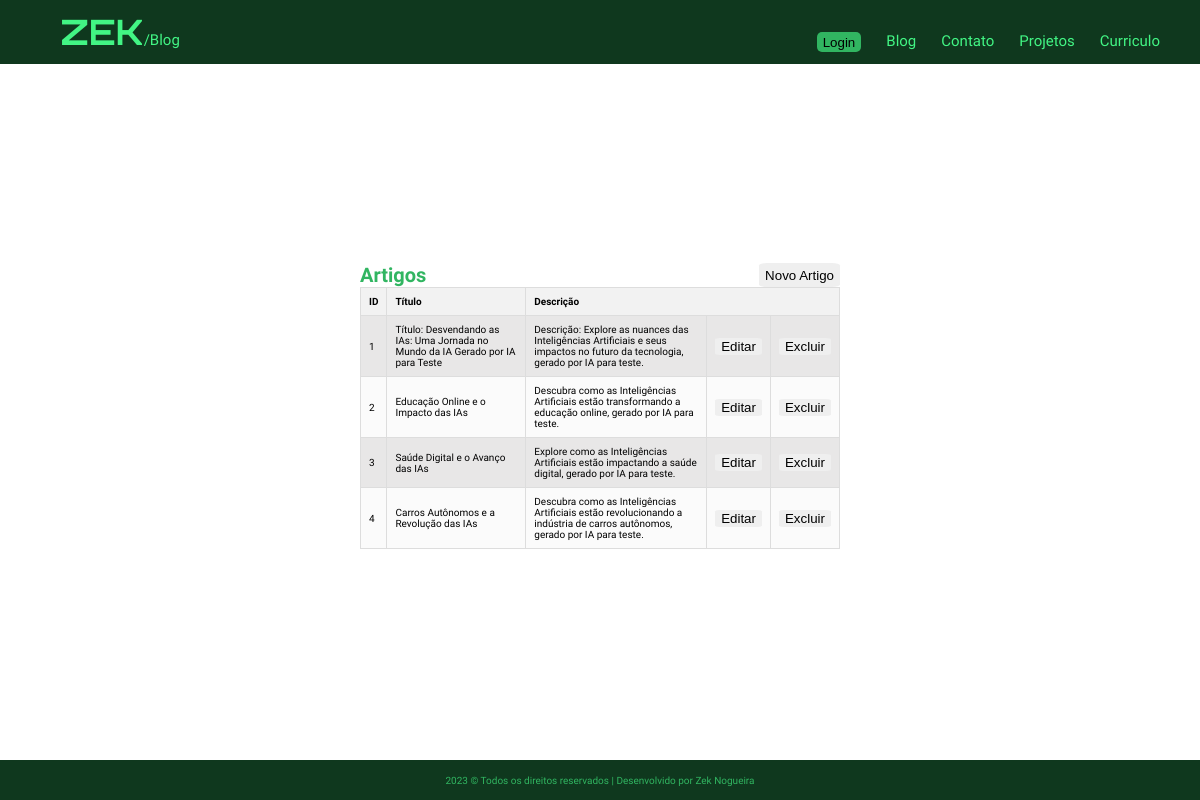
The app's page /admin.php with its own data.
### tables this page shows
create table articles(
article_id int primary key auto_increment,
article_name varchar(200),
article_description varchar (2000),
article_content MEDIUMTEXT,
article_date DATETIME
);

### admin.php (the view, shortened to what this page needs)
<!DOCTYPE html>
<html lang="pt-br">
<head>
    <link rel="stylesheet" href="css/style.css">
    <link rel="stylesheet" href="css/blog.css">
    <link rel="stylesheet" href="css/admin.css">
    <link rel="stylesheet" href="css/login.css">
</head>
<body class="white_body_blog">
    <header id="small_header">
        <div id="logo_blog">
            <a href="index.php">
                <h1>ZEK<span id="zek_logo_blog">/Blog</span></h1>
            </a>
        </div>
        <div id="menu">
            <nav id="principal_nav">
                <a href="login.php"><button class="login_button">Login</button></a>
                <a href="blog.php">Blog</a>
                <a href="contato.html">Contato</a>
                <a href="Projetos">Projetos</a>
                <a href="curriculo.html">Curriculo</a>
            </nav>
        </div>
    </header>
    <main class="admin_white_main">
        <div class="admin_principal_white_background_table">
            <div class="title_admin">
                <h1>Artigos</h1>
                <form action="new_article.php" class="new_article_config">
                    <input type="submit" value="Novo Artigo">
                </form>
            </div>
            <table class="admin_table_global_config">
                <thead>
                    <th>ID</th>
                    <th>Título</th>
                    <th colspan="3">Descrição</th>
                </thead>
                <tbody>
                    <?php
                    require "conection.php";
                    $sql = "select * from articles";
                    $query_sql_select_articles = $conection_db->query($sql);
                    if ($query_sql_select_articles->num_rows > 0) {
                        while ($info_articles = $query_sql_select_articles->fetch_assoc()) {
                            ?>
                            <tr>
                                <td>
                                    <?php echo $info_articles["article_id"] ?>
                                </td>
                                <td>
                                    <?php echo $info_articles["article_name"] ?>
                                </td>
                                <td>
                                    <?php echo $info_articles["article_description"] ?>
                                </td>
                                <td>
                                    <form action="article_edit.php" method="GET">
                                        <input type="submit" class="botao-editar" value="Editar">
                                    </form>
                                </td>
                                <td>
                                    <form action="article_delete_process.php" method="POST">
                                        <input type="submit" class="botao-excluir" value="Excluir">
                                    </form>
                                </td>
                            </tr>
                            <?php
                        }
                    }
                    ?>
                </tbody>
            </table>
        </div>
    </main>
    <footer id="footer_blog_principal">
        <div>
            <p>2023 &#169; Todos os direitos reservados | Desenvolvido por <a href="index.php">Zek Nogueira</a></p>
        </div>
    </footer>
</body>
</html>

### css/style.css (style rules this page uses)
* { margin: 0; }
html { font-size: 10px; }
body { background-color: #0F381E; color: #31b561; font-family: Urbanist; display: flex; flex-direction: column; }
.white_body_blog { background-color: white; color: #31b561; font-family: Urbanist; display: flex; flex-direction: column; }
header { display: flex; flex-direction: row; height: 15vh; width: 100vw; justify-content: space-between; }
a { text-decoration: none; color: #31b561; }
div { display: flex; flex-direction: column; }
#logo_blog { flex-direction: column; width: 20vw; font-family: Urbanist; font-weight: 500; color: #31b561; font-size: 2rem; height: 100%; justify-content: center; align-items: center; }
#logo_blog h1 #zek_logo_blog { text-align: center; font-size: 1.5rem; font-weight: 500; font-family: urbanist; }
#logo_blog h1 { width: 100%; display: inline !important; font-size: 3.5rem; color: #42f584; font-family: orbitron; }
#menu { justify-content: right; margin-top: 20px; margin-right: 40px; width: 35vw; }
#principal_nav { display: flex; flex-direction: row; justify-content: right; }
#principal_nav a { font-size: 1.5rem; margin-left: 25px; text-decoration: none; color: #42f584; }
#small_header { background-color: #0F381E; display: flex; flex-direction: row; height: 8vh; width: 100vw; align-items: center; padding: 0; }
#footer_blog_principal { background-color: #0F381E; display: flex; height: 40px; font-size: 10px; position: fixed; bottom: 0; left: 0; justify-content: center; align-items: center; width: 100vw; }

### css/blog.css (style rules this page uses)
div { display: flex; }

### css/admin.css (style rules this page uses)
div { display: flex; }
.admin_white_main { width: 100vw; height: 88vh; display: flex; flex-direction: row; justify-content: center; }
.admin_principal_white_background_table { height: 100%; max-width: 40vw; flex-direction: column; justify-content: center; }
table { color: black; width: 100%; border-collapse: collapse; margin-bottom: 20px; border: 50px black; }
th, td { border: 1px solid #ddd; padding: 8px; text-align: left; }
th { background-color: #f2f2f2; }
.admin_principal_white_background_table form input { border-radius: 10%; border: none; }
form { display: flex; }
.admin_principal_white_background_table tbody tr:nth-child(odd) { background-color: #e8e7e7; }
.admin_principal_white_background_table tbody tr:nth-child(even) { background-color: #fbfbfb; }
.title_admin { flex-direction: row; justify-content: space-between; }

### css/login.css (style rules this page uses)
.login_button { border: none; background-color: #31b561; border-radius: 5px; height: 20px; }
div { display: flex; }

### records on screen
articles: article_id "1", article_name "Título: Desvendando as IAs: Uma Jornada no Mundo da IA Gerado por IA para Teste", article_description "Descrição: Explore as nuances das Inteligências Artificiais e seus impactos no futuro da tecnologia, gerado por IA para teste."
articles: article_id "2", article_name "Educação Online e o Impacto das IAs", article_description "Descubra como as Inteligências Artificiais estão transformando a educação online, gerado por IA para teste."
articles: article_id "3", article_name "Saúde Digital e o Avanço das IAs", article_description "Explore como as Inteligências Artificiais estão impactando a saúde digital, gerado por IA para teste."
articles: article_id "4", article_name "Carros Autônomos e a Revolução das IAs", article_description "Descubra como as Inteligências Artificiais estão revolucionando a indústria de carros autônomos, gerado por IA para teste."
